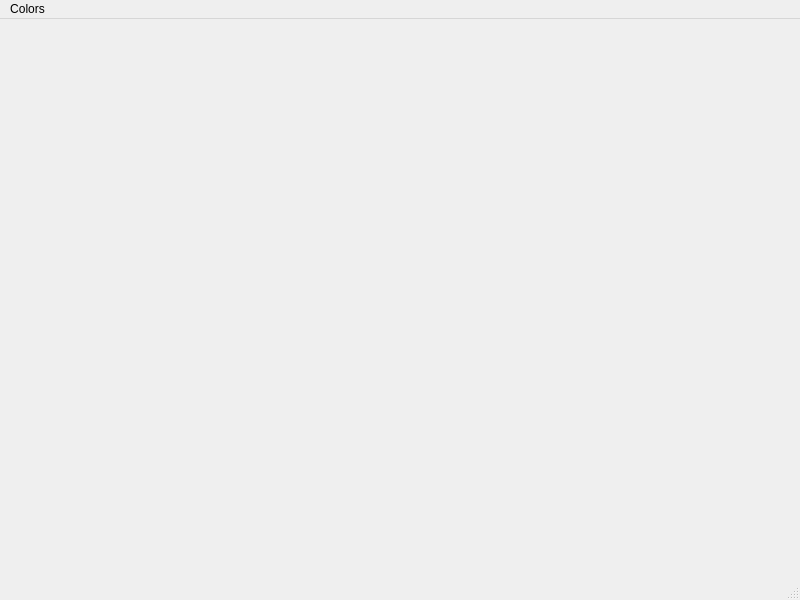
<?xml version="1.0" encoding="UTF-8"?>
<ui version="4.0">
 <class>MainWindow</class>
 <widget class="QMainWindow" name="MainWindow">
  <property name="geometry">
   <rect>
    <x>0</x>
    <y>0</y>
    <width>800</width>
    <height>600</height>
   </rect>
  </property>
  <property name="windowTitle">
   <string>MainWindow</string>
  </property>
  <widget class="QWidget" name="centralwidget"/>
  <widget class="QMenuBar" name="menubar">
   <property name="geometry">
    <rect>
     <x>0</x>
     <y>0</y>
     <width>800</width>
     <height>30</height>
    </rect>
   </property>
   <widget class="QMenu" name="menuColors">
    <property name="title">
     <string>Colors</string>
    </property>
    <addaction name="actionBlack"/>
    <addaction name="actionWhite"/>
    <addaction name="actionRed"/>
    <addaction name="actionBlue"/>
    <addaction name="actionGreen"/>
    <addaction name="actionYellow"/>
    <addaction name="actionOrange"/>
   </widget>
   <addaction name="menuColors"/>
  </widget>
  <widget class="QStatusBar" name="statusbar"/>
  <action name="actionBlack">
   <property name="text">
    <string>Black</string>
   </property>
  </action>
  <action name="actionWhite">
   <property name="text">
    <string>White</string>
   </property>
  </action>
  <action name="actionRed">
   <property name="text">
    <string>Red</string>
   </property>
  </action>
  <action name="actionBlue">
   <property name="text">
    <string>Blue</string>
   </property>
  </action>
  <action name="actionGreen">
   <property name="text">
    <string>Green</string>
   </property>
  </action>
  <action name="actionYellow">
   <property name="text">
    <string>Yellow</string>
   </property>
  </action>
  <action name="actionOrange">
   <property name="text">
    <string>Orange</string>
   </property>
  </action>
 </widget>
 <resources/>
 <connections/>
</ui>
